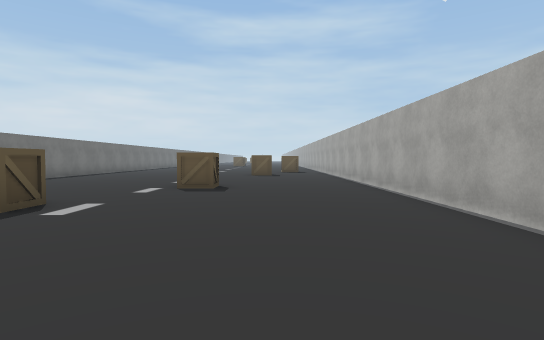
View 1 (above)

16 first-person views from a walk through a scene from a Unity 3-D project. The camera is 1.3 m above the floor, tilts 2° down and sees 80° across. The floor is counted in squares, 2 m on a side. Each view is taken from the middle of a square. On the plan, view 1 faces up. The plan holds only what a view shows up to about 10 squares ahead; the rest is blank. The place goes on beyond the plan. Some surface patterns are stand-ins.

View 2
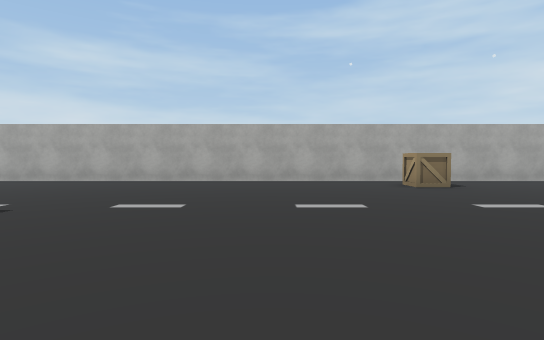

View 3
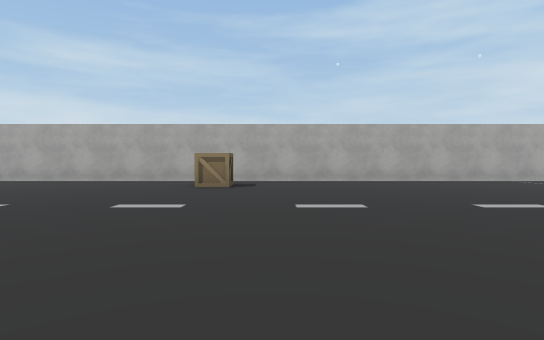

View 4
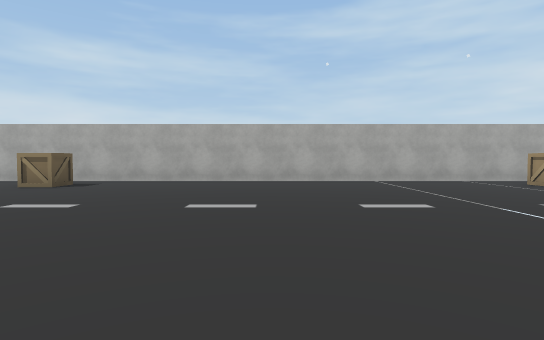

View 5
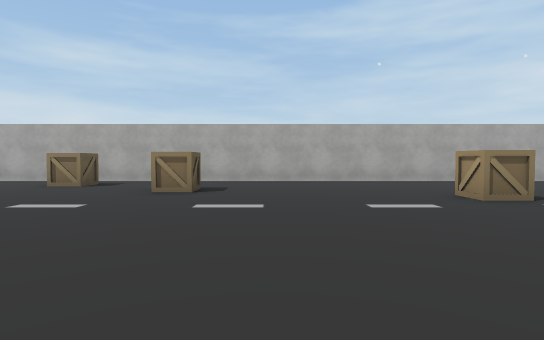

View 6
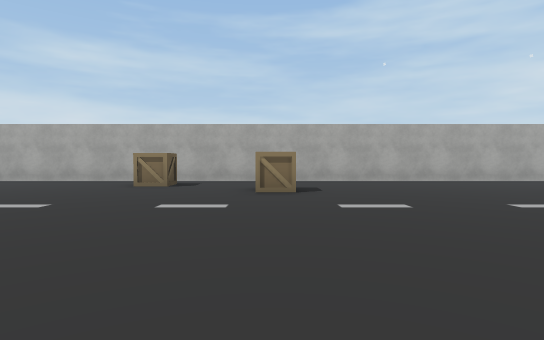

View 7
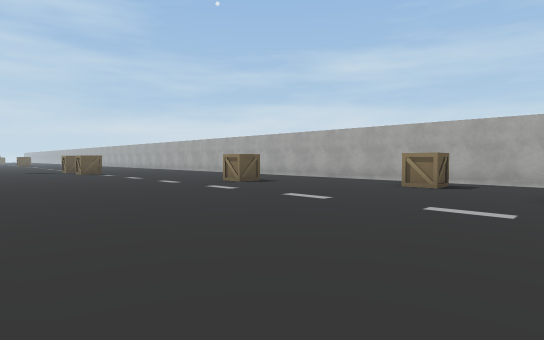

View 8
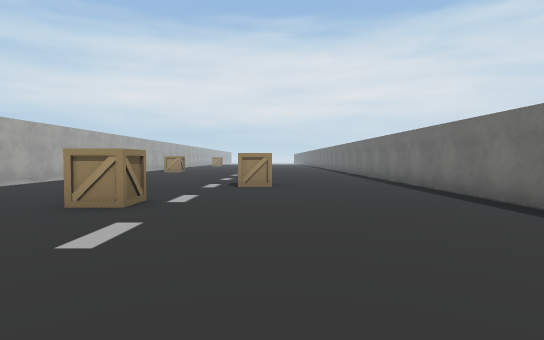

View 9
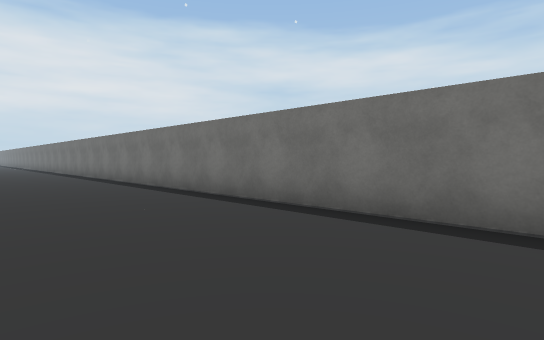

View 10
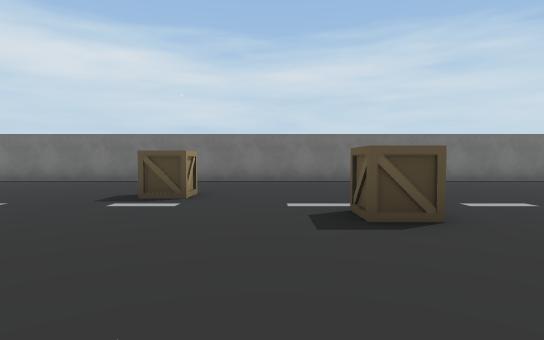

View 11
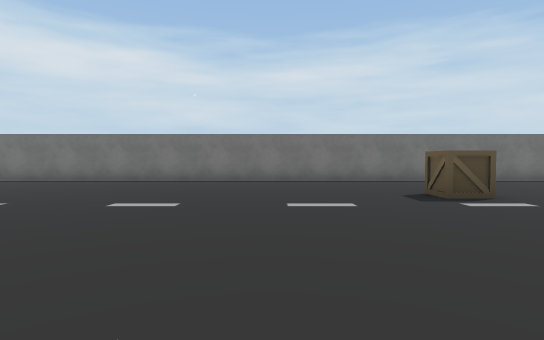

View 12
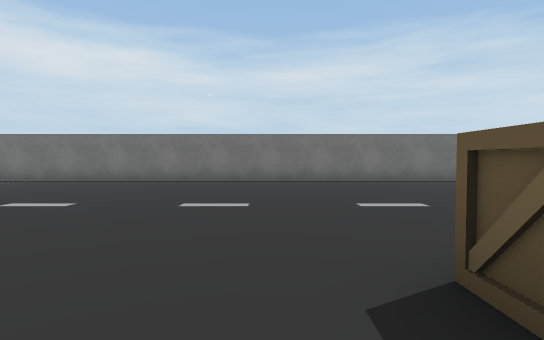

View 13
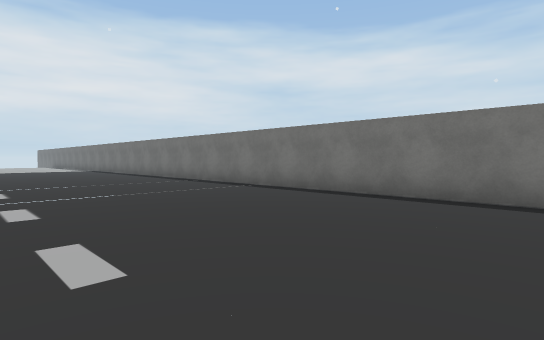

View 14
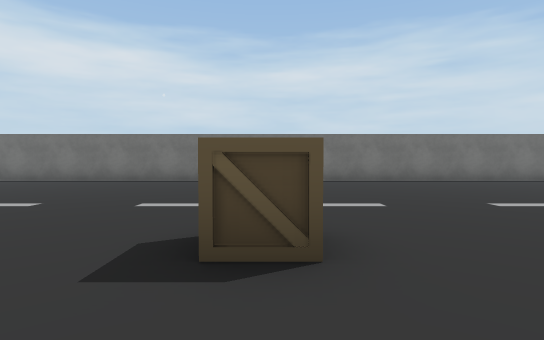

View 15
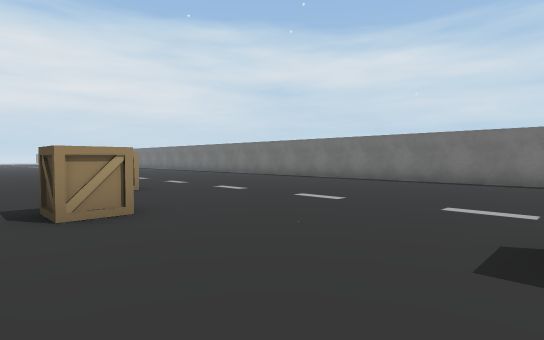

View 16
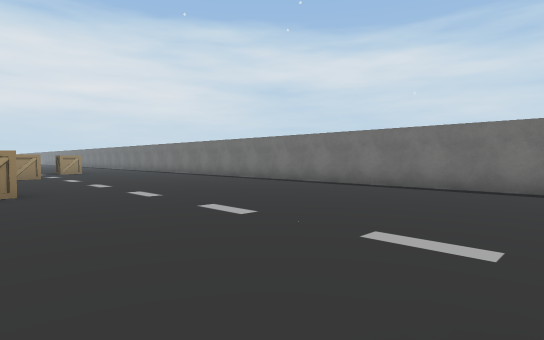

### Floor plan
Points are (right, up) in squares from view 1. A wall is a line through its corners. A room is listed if a view was taken in it or the views show most of it. See-through windows are left out.
Room 1 (views 1, 2, 3, 4, 5, 6, 7, 8, 9, 10, 11, 12, 13, 14, 15, 16)
walls: (-3.9, 4.6) (-3.9, 3.8); (-4.1, 4.6) (-3.3, 4.6) (-3.3, 3.8) (-4.1, 3.8); (-2, 7) (-2, 7.7) (-1.3, 7.7) (-1.3, 7) (-2, 7); (1.1, -4) (0.3, -4) (0.3, -3.3) (1.1, -3.3); (-0.8, 12.6) (0, 12.6); (0, 13.2) (-0.9, 13.2); (-0.1, 13.4) (-0.1, 12.5) (-0.7, 12.5) (-0.7, 13.4); (0.5, 15.4) (0.5, 16.2) (1.2, 16.2) (1.2, 15.4) (0.5, 15.4); (-0.4, 20.1) (-1.2, 20.1) (-1.2, 20.5); (-7.6, 20.5) (-7.6, -14.5); (2.6, -14.5) (2.6, 20.5)

Where each view was taken, in squares from view 1:
view 1: 0 up, 0 right, facing up
view 2: 0 up, 7 left, facing right
view 3: 5 down, 7 left, facing right
view 4: 9 down, 7 left, facing right
view 5: 11 up, 7 left, facing right
view 6: 13 up, 7 left, facing right
view 7: 13 up, 7 left, facing up-right
view 8: 12 up, 4 left, facing down
view 9: 12 up, 4 left, facing down-left
view 10: 6 up, 2 right, facing left
view 11: 1 up, 2 right, facing left
view 12: 5 down, 2 right, facing left
view 13: 6 down, 2 left, facing down-left
view 14: 13 up, 2 right, facing left
view 15: 20 up, 2 right, facing down-left
view 16: 20 up, 0 right, facing down-left
